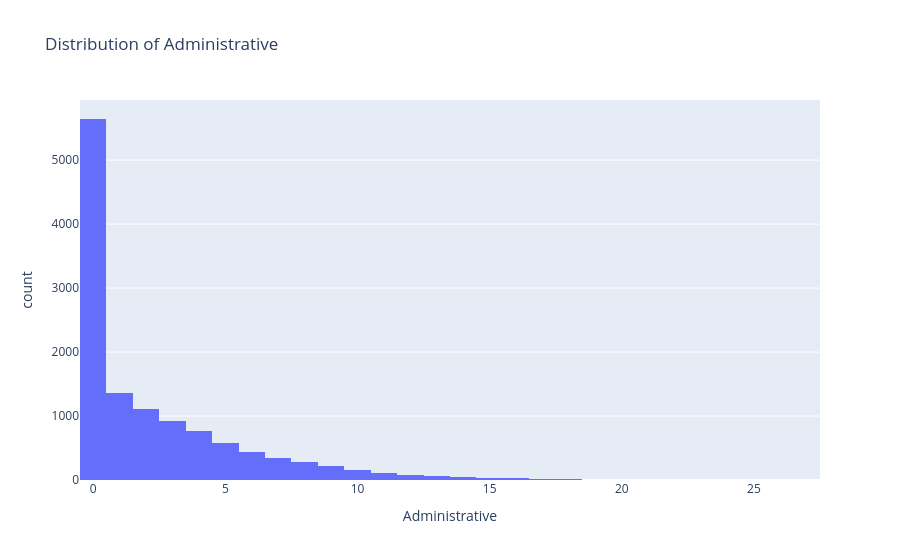
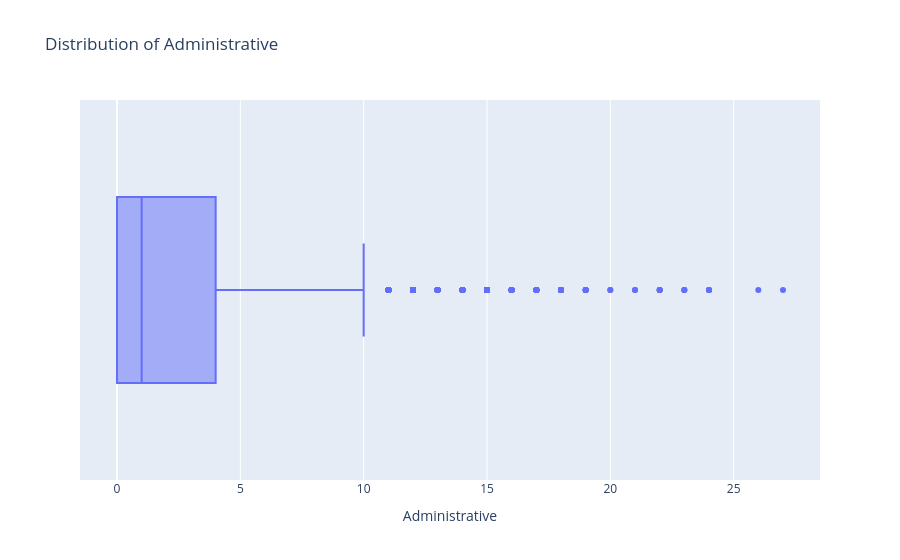
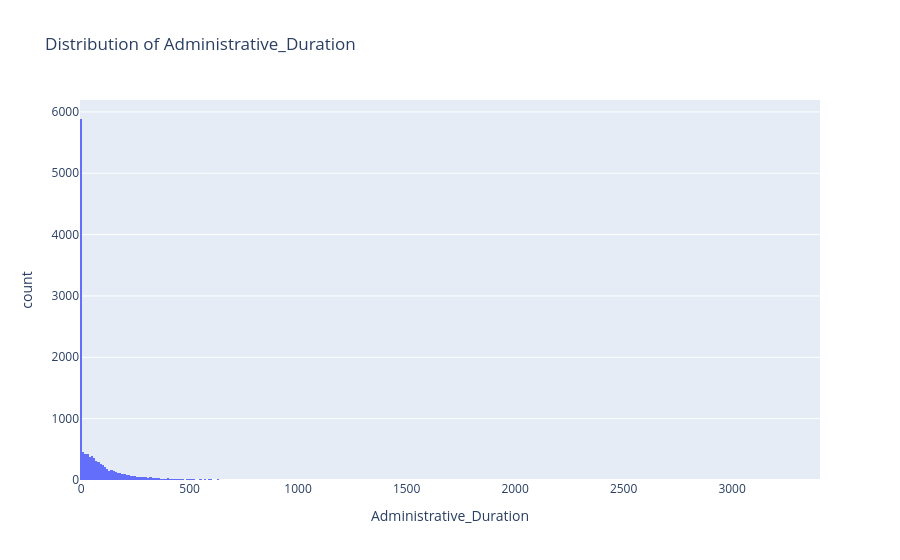
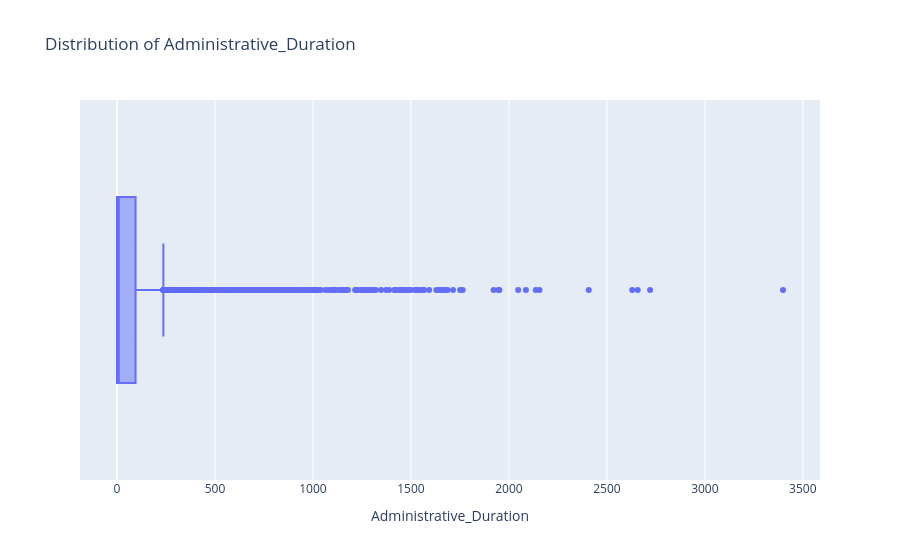

The notebook cell these images were saved under, in order:
### Code cell
for col in nummeric_columns:
    px.histogram(df, x=col, title=f"Distribution of {col}").show()
    px.box(df, x=col, title=f"Distribution of {col}").show()
    print("-"*50)

### Figure 1 — Plotly figure (JSON) as saved in the notebook; plotly's stock layout.template omitted (floating-point values rounded to 4 significant figures; data arrays with more than 128 entries replaced by an {"elided": "..."} marker saying what was removed)
{"data": [{"bingroup": "x", "hovertemplate": "Administrative=%{x}<br>count=%{y}<extra></extra>", "legendgroup": "", "marker": {"color": "#636efa", "pattern": {"shape": ""}}, "name": "", "orientation": "v", "showlegend": false, "type": "histogram", "x": {"elided": "12205 int values"}, "xaxis": "x", "yaxis": "y"}], "layout": {"barmode": "relative", "legend": {"tracegroupgap": 0}, "title": {"text": "Distribution of Administrative"}, "xaxis": {"anchor": "y", "domain": [0, 1], "title": {"text": "Administrative"}}, "yaxis": {"anchor": "x", "domain": [0, 1], "title": {"text": "count"}}}}

### Figure 2 — Plotly figure (JSON) as saved in the notebook; plotly's stock layout.template omitted (floating-point values rounded to 4 significant figures; data arrays with more than 128 entries replaced by an {"elided": "..."} marker saying what was removed)
{"data": [{"alignmentgroup": "True", "hovertemplate": "Administrative=%{x}<extra></extra>", "legendgroup": "", "marker": {"color": "#636efa"}, "name": "", "notched": false, "offsetgroup": "", "orientation": "h", "showlegend": false, "type": "box", "x": {"elided": "12205 int values"}, "x0": " ", "xaxis": "x", "y0": " ", "yaxis": "y"}], "layout": {"boxmode": "group", "legend": {"tracegroupgap": 0}, "title": {"text": "Distribution of Administrative"}, "xaxis": {"anchor": "y", "domain": [0, 1], "title": {"text": "Administrative"}}, "yaxis": {"anchor": "x", "domain": [0, 1]}}}

### Figure 3 — Plotly figure (JSON) as saved in the notebook; plotly's stock layout.template omitted (floating-point values rounded to 4 significant figures; data arrays with more than 128 entries replaced by an {"elided": "..."} marker saying what was removed)
{"data": [{"bingroup": "x", "hovertemplate": "Administrative_Duration=%{x}<br>count=%{y}<extra></extra>", "legendgroup": "", "marker": {"color": "#636efa", "pattern": {"shape": ""}}, "name": "", "orientation": "v", "showlegend": false, "type": "histogram", "x": {"elided": "12205 float values"}, "xaxis": "x", "yaxis": "y"}], "layout": {"barmode": "relative", "legend": {"tracegroupgap": 0}, "title": {"text": "Distribution of Administrative_Duration"}, "xaxis": {"anchor": "y", "domain": [0, 1], "title": {"text": "Administrative_Duration"}}, "yaxis": {"anchor": "x", "domain": [0, 1], "title": {"text": "count"}}}}

### Figure 4 — Plotly figure (JSON) as saved in the notebook; plotly's stock layout.template omitted (floating-point values rounded to 4 significant figures; data arrays with more than 128 entries replaced by an {"elided": "..."} marker saying what was removed)
{"data": [{"alignmentgroup": "True", "hovertemplate": "Administrative_Duration=%{x}<extra></extra>", "legendgroup": "", "marker": {"color": "#636efa"}, "name": "", "notched": false, "offsetgroup": "", "orientation": "h", "showlegend": false, "type": "box", "x": {"elided": "12205 float values"}, "x0": " ", "xaxis": "x", "y0": " ", "yaxis": "y"}], "layout": {"boxmode": "group", "legend": {"tracegroupgap": 0}, "title": {"text": "Distribution of Administrative_Duration"}, "xaxis": {"anchor": "y", "domain": [0, 1], "title": {"text": "Administrative_Duration"}}, "yaxis": {"anchor": "x", "domain": [0, 1]}}}
